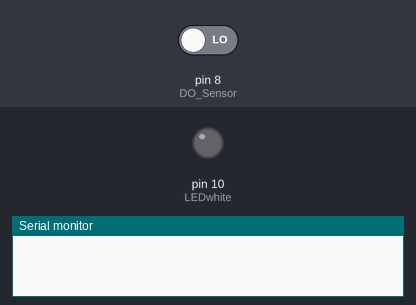
Recording of a sketch running on a simulated Arduino Uno, built with avr-gcc and run on an emulated ATmega328P. On the bench: output pins drawn as LEDs (lit = HIGH), the last lines printed to the serial monitor. The inputs (shaded band) are chosen by the test bench; at power-on: pin 8 (DO_Sensor) LOW.

Above: at 1.2 s.
1.3 s: pin 8 (DO_Sensor) driven HIGH
At 2.1 s:
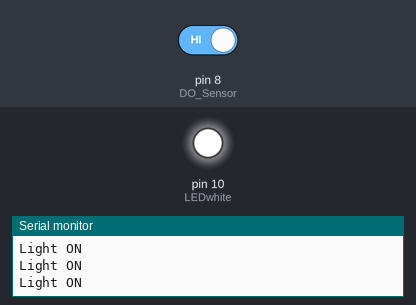
2.8 s: pin 8 (DO_Sensor) driven LOW
At 3.4 s:
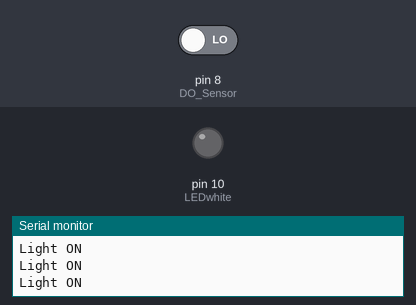
Timing chart, 0 to 5.8 s (numbered marks = the images above; inputs shaded):
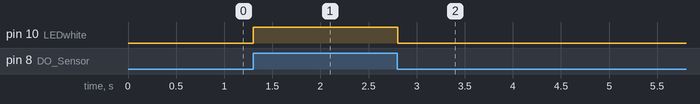

Measured:
- after the input at 1.3 s, pin 10 (LEDwhite): LOW → HIGH at once
- after the input at 2.8 s, pin 10 (LEDwhite): HIGH → LOW at once

The sketch:

copy_of_automatic_street_lighting_using_ldr_sensor_1.ino
```cpp
int LEDwhite = 10;
int DO_Sensor = 8;
int Sensitivity = 0;
int PIR_state = LOW;

void setup() {
  pinMode(LEDwhite, OUTPUT);
  pinMode(DO_Sensor, INPUT);
  Serial.begin(9600);
}
void loop() {
  Sensitivity = digitalRead(DO_Sensor);

  if (Sensitivity == HIGH) {
    digitalWrite(LEDwhite, HIGH);
    Serial.println("Light ON");

    if (PIR_state == LOW) {
      PIR_state = HIGH;
      Serial.println("Motion is detected");
    }
  }else{
    digitalWrite(LEDwhite, LOW);

    if(PIR_state == HIGH){
      PIR_state = LOW;
      }
    }
}
```
